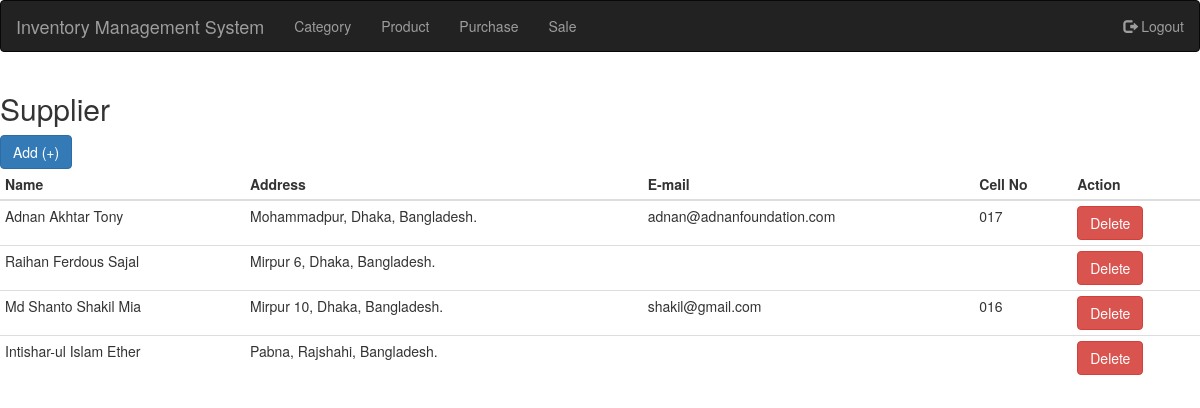
Screenshot of /user/supplier (signed in) with the database file from the repository.
### ims_user/models.py (models this page shows, shortened)
class Supplier(models.Model):
    name = models.CharField(max_length=200, blank=False, null=False)
    address = models.TextField(blank=True, null=True)
    email = models.EmailField(blank=True, null=True)
    cell = models.CharField(max_length=500, null=True, blank=True)
    is_deleted = models.BooleanField(default=False)
    added_date_time = models.DateTimeField(auto_now_add=True)

### ims_user/views.py (the view)
# urls.py: path('supplier', views.supplier_list, name='supplier_list'),
@login_required(login_url='login')
def supplier_list(request):
    suppliers = Supplier.objects.all()
    context = {
        'suppliers': suppliers,
    }
    return render(request, 'supplier_list.html', context)

### templates/supplier_list.html
{% load static %}
{% include 'base.html' %}
{% block body %}
<h2>Supplier</h2>
<a class="btn btn-primary" href="{% url 'supplier_add' %}">Add (+)</a>
<table class="table table-condensed">
    <thead>
        <tr>
            <th>Name</th>
            <th>Address</th>
            <th>E-mail</th>
            <th>Cell No</th>
            <th>Action</th>
        </tr>
    </thead>
    <tbody>
        {% for supplier in suppliers %}
        <tr>
            <td>{{ supplier.name }}</td>
            <td>{{ supplier.address }}</td>
            <td>{{ supplier.email }}</td>
            <td>{{ supplier.cell }}</td>
            <td><button type="button" class="btn btn-danger">Delete</button></td>
        </tr>
        {% endfor %}
    </tbody>
</table>
{% endblock %}

### rows the page displays
Supplier: name "Adnan Akhtar Tony", address "Mohammadpur, Dhaka, Bangladesh.", email "adnan@adnanfoundation.com", cell "017"
Supplier: name "Raihan Ferdous Sajal", address "Mirpur 6, Dhaka, Bangladesh."
Supplier: name "Md Shanto Shakil Mia", address "Mirpur 10, Dhaka, Bangladesh.", email "shakil@gmail.com", cell "016"
Supplier: name "Intishar-ul Islam Ether", address "Pabna, Rajshahi, Bangladesh."
